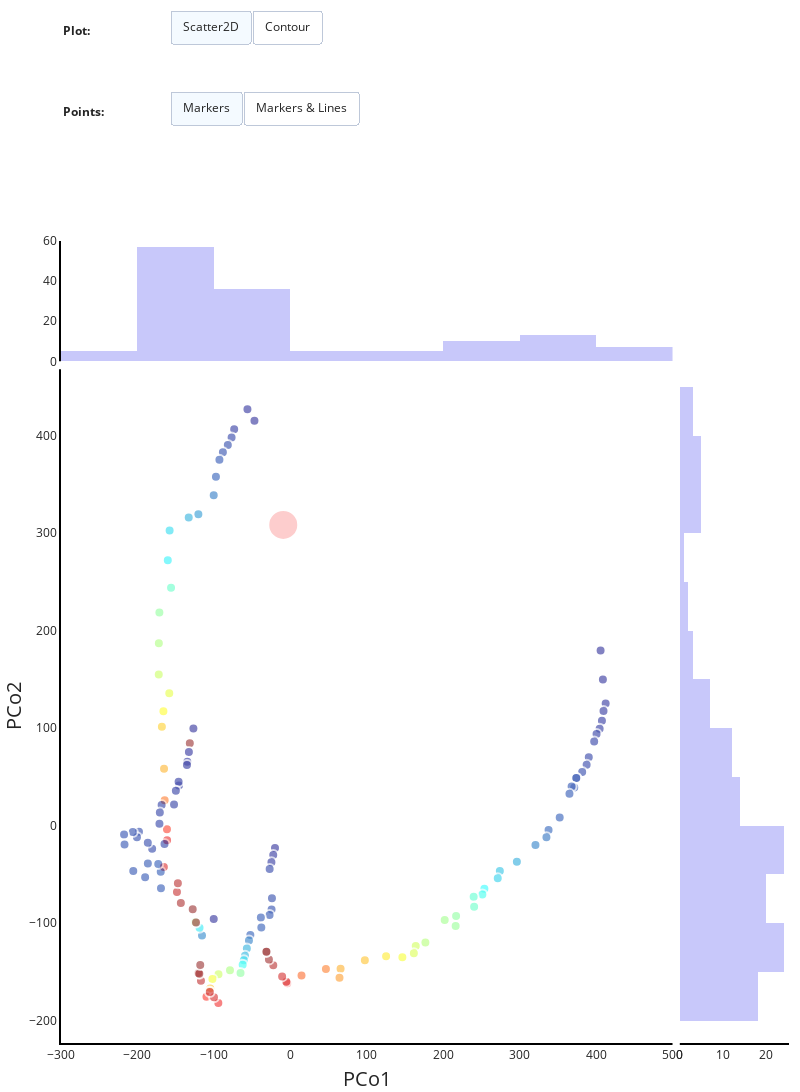

The cell this chart's notebook holds for it:
### Code cell
collection_maple.plot_2D('pca', plot_meta = 'LK', same_scale = True, select = False, static = True)

### Figure 1 — Plotly figure (JSON) as saved in the notebook; plotly's stock layout.template omitted (floating-point values rounded to 4 significant figures; data arrays with more than 128 entries replaced by an {"elided": "..."} marker saying what was removed)
{"data": [{"marker": {"color": {"elided": "138 int values"}, "colorscale": [[0, "#000080"], [0.05263, "#0000bd"], [0.1053, "#0000fa"], [0.1579, "#0022ff"], [0.2105, "#0057ff"], [0.2632, "#008dff"], [0.3158, "#00c3ff"], [0.3684, "#0ff8e8"], [0.4211, "#3affbc"], [0.4737, "#66ff91"], [0.5263, "#91ff66"], [0.5789, "#bcff3a"], [0.6316, "#e8ff0f"], [0.6842, "#ffd500"], [0.7368, "#ffa400"], [0.7895, "#ff7200"], [0.8421, "#ff4000"], [0.8947, "#fa0e00"], [0.9474, "#bd0000"], [1, "#800000"]]}, "mode": "markers", "opacity": 0.7, "showlegend": false, "text": {"elided": "138 float values"}, "type": "scatter", "visible": false, "x": {"elided": "138 float values"}, "xaxis": "x", "y": {"elided": "138 float values"}, "yaxis": "y"}, {"customdata": {"elided": "138 int values"}, "hovertemplate": "<b>Trace: %{text}</b><br>Step: %{customdata}<br>PCo1: %{x}<br>PCo2: %{y}<br>", "marker": {"cmax": 0, "cmin": 0, "color": [57, 58, 60, 63, 65, 66, 69, 71, 74, 77, 79, 83, 85, 90, 93, 95, 97, 99, 101, 104, 106, 110, 114, 118, 120, 123, 125, 127, 130], "colorscale": [[0, "rgb(0,0,131)"], [0.2, "rgb(0,60,170)"], [0.4, "rgb(5,255,255)"], [0.6, "rgb(255,255,0)"], [0.8, "rgb(250,0,0)"], [1, "rgb(128,0,0)"]], "line": {"width": 2}, "size": [10, 10, 10, 10, 10, 10, 10, 10, 10, 10, 10, 10, 10, 10, 10, 10, 10, 10, 10, 10, 10, 10, 10, 10, 10, 10, 10, 10, 10], "symbol": ["circle", "circle", "circle", "circle", "circle", "circle", "circle", "circle", "circle", "circle", "circle", "circle", "circle", "circle", "circle", "circle", "circle", "circle", "circle", "circle", "circle", "circle", "circle", "circle", "circle", "circle", "circle", "circle", "circle"]}, "mode": "markers", "name": "IQtreeStartingTree_Trees", "opacity": 0.7, "showlegend": false, "text": ["IQtreeStartingTree_Trees", "IQtreeStartingTree_Trees", "IQtreeStartingTree_Trees", "IQtreeStartingTree_Trees", "IQtreeStartingTree_Trees", "IQtreeStartingTree_Trees", "IQtreeStartingTree_Trees", "IQtreeStartingTree_Trees", "IQtreeStartingTree_Trees", "IQtreeStartingTree_Trees", "IQtreeStartingTree_Trees", "IQtreeStartingTree_Trees", "IQtreeStartingTree_Trees", "IQtreeStartingTree_Trees", "IQtreeStartingTree_Trees", "IQtreeStartingTree_Trees", "IQtreeStartingTree_Trees", "IQtreeStartingTree_Trees", "IQtreeStartingTree_Trees", "IQtreeStartingTree_Trees", "IQtreeStartingTree_Trees", "IQtreeStartingTree_Trees", "IQtreeStartingTree_Trees", "IQtreeStartingTree_Trees", "IQtreeStartingTree_Trees", "IQtreeStartingTree_Trees", "IQtreeStartingTree_Trees", "IQtreeStartingTree_Trees", "IQtreeStartingTree_Trees"], "type": "scatter", "visible": true, "x": [-46.93, -56.09, -73.45, -76.83, -81.77, -88.23, -92.75, -97.3, -100.2, -120.3, -132.9, -157.9, -160.3, -156.0, -171.3, -172.0, -172.1, -158.4, -166.0, -168.0, -165.2, -164.4, -161.4, -161.2, -165.4, -148.3, -147.1, -143.2, -127.7], "y": [415.4, 427.2, 406.8, 398.3, 390.5, 383.0, 375.5, 357.9, 339.0, 319.5, 316.1, 302.8, 272.3, 244.0, 218.8, 187.1, 155.1, 135.7, 117.5, 101.4, 58.29, 26.15, -3.684, -15.09, -42.55, -68.0, -59.06, -79.42, -85.82]}, {"customdata": {"elided": "138 int values"}, "hovertemplate": "<b>Trace: %{text}</b><br>Step: %{customdata}<br>PCo1: %{x}<br>PCo2: %{y}<br>", "marker": {"cmax": 0, "cmin": 0, "color": [109, 111, 112, 113, 117], "colorscale": [[0, "rgb(0,0,131)"], [0.2, "rgb(0,60,170)"], [0.4, "rgb(5,255,255)"], [0.6, "rgb(255,255,0)"], [0.8, "rgb(250,0,0)"], [1, "rgb(128,0,0)"]], "line": {"width": 2}, "size": [10, 10, 10, 10, 10], "symbol": ["circle", "circle", "circle", "circle", "circle"]}, "mode": "markers", "name": "MapleStartingTree_Trees", "opacity": 0.7, "showlegend": false, "text": ["MapleStartingTree_Trees", "MapleStartingTree_Trees", "MapleStartingTree_Trees", "MapleStartingTree_Trees", "MapleStartingTree_Trees"], "type": "scatter", "visible": true, "x": [-100.2, -115.5, -118.8, -124.5, -123.4], "y": [-95.91, -112.8, -104.8, -98.8, -99.46]}, {"customdata": {"elided": "138 int values"}, "hovertemplate": "<b>Trace: %{text}</b><br>Step: %{customdata}<br>PCo1: %{x}<br>PCo2: %{y}<br>", "marker": {"cmax": 0, "cmin": 0, "color": [27, 28, 29, 30, 31, 32, 33, 34, 35, 36, 38, 41, 42, 43, 44, 45, 47, 49, 51, 53, 59, 62, 64, 70, 72, 75, 76, 80, 81, 82, 84, 87, 88, 91, 94, 98, 100, 102, 105, 107, 115, 121, 122, 128, 133, 134, 135], "colorscale": [[0, "rgb(0,0,131)"], [0.2, "rgb(0,60,170)"], [0.4, "rgb(5,255,255)"], [0.6, "rgb(255,255,0)"], [0.8, "rgb(250,0,0)"], [1, "rgb(128,0,0)"]], "line": {"width": 2}, "size": [10, 10, 10, 10, 10, 10, 10, 10, 10, 10, 10, 10, 10, 10, 10, 10, 10, 10, 10, 10, 10, 10, 10, 10, 10, 10, 10, 10, 10, 10, 10, 10, 10, 10, 10, 10, 10, 10, 10, 10, 10, 10, 10, 10, 10, 10, 10], "symbol": ["circle", "circle", "circle", "circle", "circle", "circle", "circle", "circle", "circle", "circle", "circle", "circle", "circle", "circle", "circle", "circle", "circle", "circle", "circle", "circle", "circle", "circle", "circle", "circle", "circle", "circle", "circle", "circle", "circle", "circle", "circle", "circle", "circle", "circle", "circle", "circle", "circle", "circle", "circle", "circle", "circle", "circle", "circle", "circle", "circle", "circle", "circle"]}, "mode": "markers", "name": "ParsimonyRAxMLStartingTree_GTRmodel_Trees", "opacity": 0.7, "showlegend": false, "text": ["ParsimonyRAxMLStartingTree_GTRmodel_Trees", "ParsimonyRAxMLStartingTree_GTRmodel_Trees", "ParsimonyRAxMLStartingTree_GTRmodel_Trees", "ParsimonyRAxMLStartingTree_GTRmodel_Trees", "ParsimonyRAxMLStartingTree_GTRmodel_Trees", "ParsimonyRAxMLStartingTree_GTRmodel_Trees", "ParsimonyRAxMLStartingTree_GTRmodel_Trees", "ParsimonyRAxMLStartingTree_GTRmodel_Trees", "ParsimonyRAxMLStartingTree_GTRmodel_Trees", "ParsimonyRAxMLStartingTree_GTRmodel_Trees", "ParsimonyRAxMLStartingTree_GTRmodel_Trees", "ParsimonyRAxMLStartingTree_GTRmodel_Trees", "ParsimonyRAxMLStartingTree_GTRmodel_Trees", "ParsimonyRAxMLStartingTree_GTRmodel_Trees", "ParsimonyRAxMLStartingTree_GTRmodel_Trees", "ParsimonyRAxMLStartingTree_GTRmodel_Trees", "ParsimonyRAxMLStartingTree_GTRmodel_Trees", "ParsimonyRAxMLStartingTree_GTRmodel_Trees", "ParsimonyRAxMLStartingTree_GTRmodel_Trees", "ParsimonyRAxMLStartingTree_GTRmodel_Trees", "ParsimonyRAxMLStartingTree_GTRmodel_Trees", "ParsimonyRAxMLStartingTree_GTRmodel_Trees", "ParsimonyRAxMLStartingTree_GTRmodel_Trees", "ParsimonyRAxMLStartingTree_GTRmodel_Trees", "ParsimonyRAxMLStartingTree_GTRmodel_Trees", "ParsimonyRAxMLStartingTree_GTRmodel_Trees", "ParsimonyRAxMLStartingTree_GTRmodel_Trees", "ParsimonyRAxMLStartingTree_GTRmodel_Trees", "ParsimonyRAxMLStartingTree_GTRmodel_Trees", "ParsimonyRAxMLStartingTree_GTRmodel_Trees", "ParsimonyRAxMLStartingTree_GTRmodel_Trees", "ParsimonyRAxMLStartingTree_GTRmodel_Trees", "ParsimonyRAxMLStartingTree_GTRmodel_Trees", "ParsimonyRAxMLStartingTree_GTRmodel_Trees", "ParsimonyRAxMLStartingTree_GTRmodel_Trees", "ParsimonyRAxMLStartingTree_GTRmodel_Trees", "ParsimonyRAxMLStartingTree_GTRmodel_Trees", "ParsimonyRAxMLStartingTree_GTRmodel_Trees", "ParsimonyRAxMLStartingTree_GTRmodel_Trees", "ParsimonyRAxMLStartingTree_GTRmodel_Trees", "ParsimonyRAxMLStartingTree_GTRmodel_Trees", "ParsimonyRAxMLStartingTree_GTRmodel_Trees", "ParsimonyRAxMLStartingTree_GTRmodel_Trees", "ParsimonyRAxMLStartingTree_GTRmodel_Trees", "ParsimonyRAxMLStartingTree_GTRmodel_Trees", "ParsimonyRAxMLStartingTree_GTRmodel_Trees", "ParsimonyRAxMLStartingTree_GTRmodel_Trees"], "type": "scatter", "visible": true, "x": [405.9, 408.9, 412.5, 409.7, 407.7, 404.7, 400.6, 397.5, 390.4, 387.6, 381.8, 374.3, 374.0, 371.4, 368.0, 365.2, 352.4, 337.8, 335.1, 320.7, 296.4, 274.1, 271.4, 253.9, 251.2, 239.9, 240.5, 216.9, 216.3, 202.0, 176.7, 164.1, 161.6, 146.6, 125.3, 97.52, 65.75, 64.33, 46.58, 14.66, -3.965, -5.26, -10.72, -22.3, -28.0, -31.26, -31.26], "y": [179.7, 149.9, 125.3, 117.7, 107.6, 99.46, 93.94, 86.44, 70.11, 62.54, 54.95, 48.79, 48.88, 39.22, 40.15, 32.59, 8.462, -4.397, -11.93, -19.77, -37.12, -46.54, -54.05, -64.78, -70.53, -72.99, -83.28, -92.66, -102.9, -96.71, -120.0, -123.4, -131.0, -135.1, -133.9, -138.1, -146.8, -156.0, -147.2, -153.7, -161.6, -160.1, -154.7, -143.3, -137.3, -129.3, -129.3]}, {"customdata": {"elided": "138 int values"}, "hovertemplate": "<b>Trace: %{text}</b><br>Step: %{customdata}<br>PCo1: %{x}<br>PCo2: %{y}<br>", "marker": {"cmax": 0, "cmin": 0, "color": [0, 137, 2, 3, 4, 5, 6, 7, 8, 9, 10, 11, 12, 13, 14, 15, 16, 17, 18, 19, 20, 21, 22, 23, 24, 25], "colorscale": [[0, "rgb(0,0,131)"], [0.2, "rgb(0,60,170)"], [0.4, "rgb(5,255,255)"], [0.6, "rgb(255,255,0)"], [0.8, "rgb(250,0,0)"], [1, "rgb(128,0,0)"]], "line": {"width": 2}, "size": [10, 10, 10, 10, 10, 10, 10, 10, 10, 10, 10, 10, 10, 10, 10, 10, 10, 10, 10, 10, 10, 10, 10, 10, 10, 10], "symbol": ["circle", "circle", "circle", "circle", "circle", "circle", "circle", "circle", "circle", "circle", "circle", "circle", "circle", "circle", "circle", "circle", "circle", "circle", "circle", "circle", "circle", "circle", "circle", "circle", "circle", "circle"]}, "mode": "markers", "name": "RAxMLNGStartingTree_Trees", "opacity": 0.7, "showlegend": false, "text": ["RAxMLNGStartingTree_Trees", "RAxMLNGStartingTree_Trees", "RAxMLNGStartingTree_Trees", "RAxMLNGStartingTree_Trees", "RAxMLNGStartingTree_Trees", "RAxMLNGStartingTree_Trees", "RAxMLNGStartingTree_Trees", "RAxMLNGStartingTree_Trees", "RAxMLNGStartingTree_Trees", "RAxMLNGStartingTree_Trees", "RAxMLNGStartingTree_Trees", "RAxMLNGStartingTree_Trees", "RAxMLNGStartingTree_Trees", "RAxMLNGStartingTree_Trees", "RAxMLNGStartingTree_Trees", "RAxMLNGStartingTree_Trees", "RAxMLNGStartingTree_Trees", "RAxMLNGStartingTree_Trees", "RAxMLNGStartingTree_Trees", "RAxMLNGStartingTree_Trees", "RAxMLNGStartingTree_Trees", "RAxMLNGStartingTree_Trees", "RAxMLNGStartingTree_Trees", "RAxMLNGStartingTree_Trees", "RAxMLNGStartingTree_Trees", "RAxMLNGStartingTree_Trees"], "type": "scatter", "visible": true, "x": [-126.8, -131.5, -132.7, -134.8, -135.2, -145.7, -146.1, -149.7, -152.1, -168.4, -170.7, -171.2, -164.6, -180.7, -186.4, -198.0, -200.6, -206.1, -217.5, -216.9, -205.5, -189.9, -186.4, -169.2, -169.5, -172.8], "y": [99.79, 84.61, 75.67, 65.49, 62.24, 41.23, 45.08, 35.71, 21.56, 21.05, 13.47, 1.902, -18.83, -23.59, -17.56, -6.253, -12.01, -6.572, -9.025, -19.32, -46.43, -52.83, -38.72, -64.17, -47.43, -39.45]}, {"customdata": {"elided": "138 int values"}, "hovertemplate": "<b>Trace: %{text}</b><br>Step: %{customdata}<br>PCo1: %{x}<br>PCo2: %{y}<br>", "marker": {"cmax": 0, "cmin": 0, "color": [26], "colorscale": [[0, "#fb9a99"], [0.5, "#fb9a99"], [1, "#fb9a99"]], "line": {"width": 2}, "size": [30], "symbol": ["circle"]}, "mode": "markers", "name": "TrueTreeSimulations", "opacity": 0.7, "showlegend": false, "text": ["TrueTreeSimulations"], "type": "scatter", "visible": true, "x": [-9.239], "y": [308.5]}, {"customdata": {"elided": "138 int values"}, "hovertemplate": "<b>Trace: %{text}</b><br>Step: %{customdata}<br>PCo1: %{x}<br>PCo2: %{y}<br>", "marker": {"cmax": 0, "cmin": 0, "color": [37, 39, 40, 46, 48, 50, 52, 54, 55, 56, 61, 67, 68, 73, 78, 86, 89, 92, 96, 103, 108, 116, 119, 124, 126, 129, 131, 132, 136, 137], "colorscale": [[0, "rgb(0,0,131)"], [0.2, "rgb(0,60,170)"], [0.4, "rgb(5,255,255)"], [0.6, "rgb(255,255,0)"], [0.8, "rgb(250,0,0)"], [1, "rgb(128,0,0)"]], "line": {"width": 2}, "size": [10, 10, 10, 10, 10, 10, 10, 10, 10, 10, 10, 10, 10, 10, 10, 10, 10, 10, 10, 10, 10, 10, 10, 10, 10, 10, 10, 10, 10, 10], "symbol": ["circle", "circle", "circle", "circle", "circle", "circle", "circle", "circle", "circle", "circle", "circle", "circle", "circle", "circle", "circle", "circle", "circle", "circle", "circle", "circle", "circle", "circle", "circle", "circle", "circle", "circle", "circle", "circle", "circle", "circle"]}, "mode": "markers", "name": "UshERStartingTree_Trees", "opacity": 0.7, "showlegend": false, "text": ["UshERStartingTree_Trees", "UshERStartingTree_Trees", "UshERStartingTree_Trees", "UshERStartingTree_Trees", "UshERStartingTree_Trees", "UshERStartingTree_Trees", "UshERStartingTree_Trees", "UshERStartingTree_Trees", "UshERStartingTree_Trees", "UshERStartingTree_Trees", "UshERStartingTree_Trees", "UshERStartingTree_Trees", "UshERStartingTree_Trees", "UshERStartingTree_Trees", "UshERStartingTree_Trees", "UshERStartingTree_Trees", "UshERStartingTree_Trees", "UshERStartingTree_Trees", "UshERStartingTree_Trees", "UshERStartingTree_Trees", "UshERStartingTree_Trees", "UshERStartingTree_Trees", "UshERStartingTree_Trees", "UshERStartingTree_Trees", "UshERStartingTree_Trees", "UshERStartingTree_Trees", "UshERStartingTree_Trees", "UshERStartingTree_Trees", "UshERStartingTree_Trees", "UshERStartingTree_Trees"], "type": "scatter", "visible": true, "x": [-20.04, -22.35, -24.73, -27.04, -24.02, -24.53, -27.15, -38.55, -37.94, -52.3, -54.11, -56.87, -59.3, -60.86, -62.34, -65.13, -78.93, -93.95, -101.9, -104.8, -105.6, -109.7, -94.16, -99.86, -105.3, -116.9, -120.2, -120.2, -119.0, -117.8], "y": [-22.89, -30.23, -37.5, -44.58, -74.41, -85.98, -91.73, -94.18, -104.5, -112.3, -117.8, -126.1, -133.5, -138.2, -142.7, -151.2, -148.4, -152.5, -157.3, -167.1, -170.1, -175.6, -182.0, -176.0, -170.6, -159.3, -151.3, -151.3, -151.9, -143.0]}, {"marker": {"color": "rgba(200,200,250,1)"}, "showlegend": false, "type": "histogram", "visible": true, "xaxis": "x2", "y": {"elided": "138 float values"}}, {"marker": {"color": "rgba(200,200,250,1)"}, "showlegend": false, "type": "histogram", "visible": true, "x": {"elided": "138 float values"}, "yaxis": "y2"}], "layout": {"annotations": [{"align": "left", "showarrow": false, "text": "<b>Plot:", "x": 0, "xref": "paper", "y": 1.275, "yref": "paper"}, {"align": "left", "showarrow": false, "text": "<b>Points:", "x": 0, "xref": "paper", "y": 1.175, "yref": "paper"}], "autosize": false, "height": 1200, "margin": {"b": 0, "l": 0, "r": 0, "t": 0}, "paper_bgcolor": "rgba(0,0,0,0)", "plot_bgcolor": "rgba(0,0,0,0)", "updatemenus": [{"buttons": [{"args": [{"type": ["scatter", "scatter", "scatter", "scatter", "scatter", "scatter", "scatter", "histogram", "histogram"], "visible": [false, true, true, true, true, true, true, true, true]}, {"plot_bgcolor": "rgb(240,240,240)", "xaxis": {"domain": [0, 0.85], "showgrid": true, "showline": true, "showticklabels": true, "zeroline": true}, "xaxis2": {"domain": [0.85, 1], "showgrid": true, "showline": true, "showticklabels": true, "zeroline": true}, "yaxis": {"domain": [0, 0.85], "showgrid": true, "showline": true, "showticklabels": true, "zeroline": true}, "yaxis2": {"domain": [0.85, 1], "showgrid": true, "showline": true, "showticklabels": true, "zeroline": true}}, {"skip_invalid": true}], "label": "Scatter2D", "method": "update"}, {"args": [{"type": ["histogram2dcontour", "scatter", "scatter", "scatter", "scatter", "scatter", "scatter", "histogram", "histogram"], "visible": [true, false, false, false, false, false, false, false, false]}, {"plot_bgcolor": "rgb(240,240,240)", "xaxis": {"domain": [0, 1], "showgrid": true, "showline": true, "showticklabels": true, "zeroline": true}, "xaxis2": {"domain": [0.999, 1], "showgrid": false, "showline": false, "showticklabels": false, "zeroline": false}, "yaxis": {"domain": [0, 1], "showgrid": true, "showline": true, "showticklabels": true, "zeroline": true}, "yaxis2": {"domain": [0.999, 1], "showgrid": false, "showline": false, "showticklabels": false, "zeroline": false}}, {"skip_invalid": true}], "label": "Contour", "method": "update"}], "direction": "left", "pad": {"r": 10, "t": 10}, "showactive": true, "type": "buttons", "x": 0.15, "xanchor": "left", "y": 1.3, "yanchor": "top"}, {"buttons": [{"args": [{"mode": "markers"}, [1, 2, 3, 4, 5, 6]], "label": "Markers", "method": "restyle"}, {"args": [{"mode": "lines+markers"}, [1, 2, 3, 4, 5, 6]], "label": "Markers & Lines", "method": "restyle"}], "direction": "left", "pad": {"r": 10, "t": 10}, "showactive": true, "type": "buttons", "x": 0.15, "xanchor": "left", "y": 1.2, "yanchor": "top"}], "width": 800, "xaxis": {"domain": [0, 0.84], "linecolor": "black", "linewidth": 2, "showgrid": true, "showline": true, "showticklabels": true, "title": {"font": {"size": 20}, "text": "PCo1"}, "zeroline": true}, "xaxis2": {"domain": [0.85, 1], "linecolor": "black", "linewidth": 2, "showgrid": true, "showticklabels": true, "zeroline": true}, "yaxis": {"domain": [0, 0.84], "linecolor": "black", "linewidth": 2, "showgrid": true, "showline": true, "showticklabels": true, "title": {"font": {"size": 20}, "text": "PCo2"}, "zeroline": true}, "yaxis2": {"domain": [0.85, 1], "linecolor": "black", "linewidth": 2, "showgrid": true, "showticklabels": true, "zeroline": true}}}
